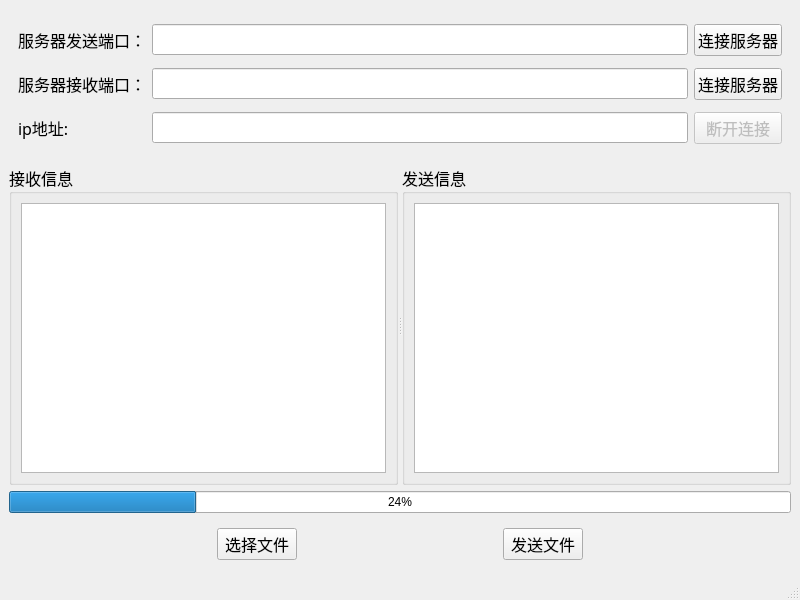
<?xml version="1.0" encoding="UTF-8"?>
<ui version="4.0">
 <class>MainWindow</class>
 <widget class="QMainWindow" name="MainWindow">
  <property name="geometry">
   <rect>
    <x>0</x>
    <y>0</y>
    <width>800</width>
    <height>600</height>
   </rect>
  </property>
  <property name="windowTitle">
   <string>MainWindow</string>
  </property>
  <widget class="QWidget" name="centralwidget">
   <layout class="QGridLayout" name="gridLayout_2">
    <item row="0" column="0">
     <widget class="QWidget" name="widget" native="true">
      <property name="maximumSize">
       <size>
        <width>16777215</width>
        <height>150</height>
       </size>
      </property>
      <property name="font">
       <font>
        <family>微软雅黑</family>
        <pointsize>12</pointsize>
       </font>
      </property>
      <layout class="QGridLayout" name="gridLayout">
       <item row="0" column="0">
        <widget class="QLabel" name="label_3">
         <property name="text">
          <string>服务器发送端口：</string>
         </property>
        </widget>
       </item>
       <item row="0" column="1">
        <widget class="QLineEdit" name="lineEdit_sendport"/>
       </item>
       <item row="0" column="2">
        <widget class="QPushButton" name="pushButton_connectSend">
         <property name="text">
          <string>连接服务器</string>
         </property>
        </widget>
       </item>
       <item row="1" column="0">
        <widget class="QLabel" name="label_4">
         <property name="text">
          <string>服务器接收端口：</string>
         </property>
        </widget>
       </item>
       <item row="1" column="1">
        <widget class="QLineEdit" name="lineEdit_recvport"/>
       </item>
       <item row="1" column="2">
        <widget class="QPushButton" name="pushButton_connectRecv">
         <property name="text">
          <string>连接服务器</string>
         </property>
        </widget>
       </item>
       <item row="2" column="0">
        <widget class="QLabel" name="label">
         <property name="text">
          <string>ip地址:</string>
         </property>
        </widget>
       </item>
       <item row="2" column="1">
        <widget class="QLineEdit" name="lineEdit_ip"/>
       </item>
       <item row="2" column="2">
        <widget class="QPushButton" name="pushButton_disconnect">
         <property name="enabled">
          <bool>false</bool>
         </property>
         <property name="text">
          <string>断开连接</string>
         </property>
        </widget>
       </item>
      </layout>
     </widget>
    </item>
    <item row="1" column="0">
     <widget class="QSplitter" name="splitter">
      <property name="orientation">
       <enum>Qt::Horizontal</enum>
      </property>
      <widget class="QGroupBox" name="groupBox">
       <property name="font">
        <font>
         <family>微软雅黑</family>
         <pointsize>12</pointsize>
        </font>
       </property>
       <property name="title">
        <string>接收信息</string>
       </property>
       <layout class="QGridLayout" name="gridLayout_3">
        <item row="0" column="0">
         <widget class="QPlainTextEdit" name="plainTextEdit_recv"/>
        </item>
       </layout>
      </widget>
      <widget class="QGroupBox" name="groupBox_2">
       <property name="font">
        <font>
         <family>微软雅黑</family>
         <pointsize>12</pointsize>
        </font>
       </property>
       <property name="title">
        <string>发送信息</string>
       </property>
       <layout class="QGridLayout" name="gridLayout_4">
        <item row="0" column="0">
         <widget class="QPlainTextEdit" name="plainTextEdit_send"/>
        </item>
       </layout>
      </widget>
     </widget>
    </item>
    <item row="2" column="0">
     <widget class="QProgressBar" name="progressBar">
      <property name="value">
       <number>24</number>
      </property>
     </widget>
    </item>
    <item row="3" column="0">
     <widget class="QWidget" name="widget_3" native="true">
      <property name="maximumSize">
       <size>
        <width>16777215</width>
        <height>50</height>
       </size>
      </property>
      <property name="font">
       <font>
        <family>微软雅黑</family>
        <pointsize>12</pointsize>
       </font>
      </property>
      <layout class="QHBoxLayout" name="horizontalLayout_3">
       <item>
        <spacer name="horizontalSpacer">
         <property name="orientation">
          <enum>Qt::Horizontal</enum>
         </property>
         <property name="sizeHint" stdset="0">
          <size>
           <width>171</width>
           <height>20</height>
          </size>
         </property>
        </spacer>
       </item>
       <item>
        <widget class="QPushButton" name="pushButton_seleectFile">
         <property name="text">
          <string>选择文件</string>
         </property>
        </widget>
       </item>
       <item>
        <spacer name="horizontalSpacer_2">
         <property name="orientation">
          <enum>Qt::Horizontal</enum>
         </property>
         <property name="sizeHint" stdset="0">
          <size>
           <width>171</width>
           <height>20</height>
          </size>
         </property>
        </spacer>
       </item>
       <item>
        <widget class="QPushButton" name="pushButton_sendFile">
         <property name="text">
          <string>发送文件</string>
         </property>
        </widget>
       </item>
       <item>
        <spacer name="horizontalSpacer_3">
         <property name="orientation">
          <enum>Qt::Horizontal</enum>
         </property>
         <property name="sizeHint" stdset="0">
          <size>
           <width>171</width>
           <height>20</height>
          </size>
         </property>
        </spacer>
       </item>
      </layout>
     </widget>
    </item>
   </layout>
  </widget>
  <widget class="QMenuBar" name="menubar">
   <property name="geometry">
    <rect>
     <x>0</x>
     <y>0</y>
     <width>800</width>
     <height>23</height>
    </rect>
   </property>
  </widget>
  <widget class="QStatusBar" name="statusbar"/>
 </widget>
 <resources/>
 <connections/>
</ui>
